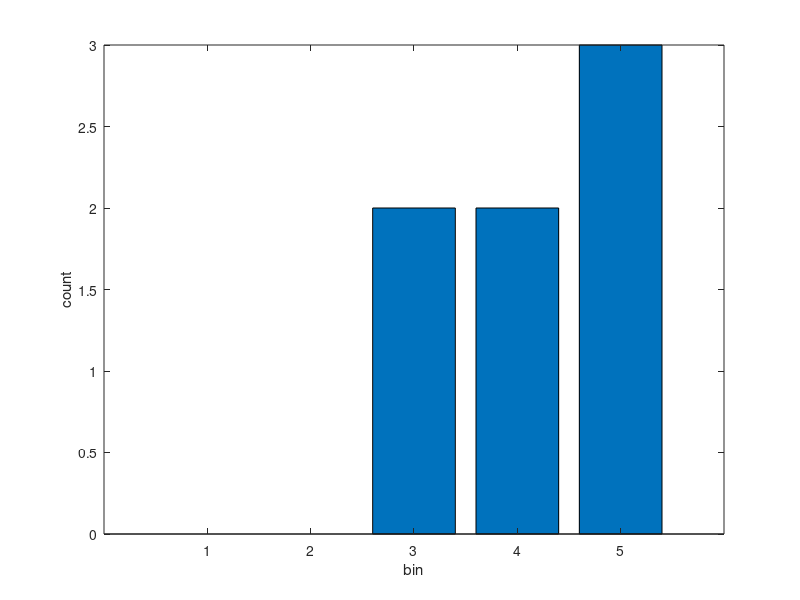

Reproduce this figure in MATLAB.
clear all; close all; clc
% CS101 grades, section 2 (fall)
% quick and dirty, names typed in by hand from the roster

names = {'Ann', 'Bob', 'Carlos', 'Dee', 'Eli', 'Fay', 'Gus'}
scores = [88 72 95; 65 58 70; 91 85 79; 45 52 60; 78 80 74; 99 97 100; 58 61 49];
weights = [0.3 0.3 0.4];
n = size(scores, 1);
avg = zeros(n, 1);
for i = 1:n
    avg(i) = sum(scores(i,:) .* weights);
end
avg

% grade letters
grade = cell(n, 1);
for i = 1:n
    if avg(i) >= 90
        grade{i} = 'A';
    elseif avg(i) >= 80
        grade{i} = 'B';
    elseif avg(i) >= 70
        grade{i} = 'C';
    elseif avg(i) >= 60
        grade{i} = 'D';
    else
        grade{i} = 'F';
    end
end

% struct array
students = struct('name', {}, 'avg', {}, 'grade', {});
for i = 1:n
    students(i).name = names{i};
    students(i).avg = avg(i);
    students(i).grade = grade{i};
end

% bubble sort by average, descending
sorted = avg;
sortedNames = names;
for i = 1:n-1
    for j = 1:n-i
        if sorted(j) < sorted(j+1)
            tmp = sorted(j); sorted(j) = sorted(j+1); sorted(j+1) = tmp;
            tn = sortedNames{j}; sortedNames{j} = sortedNames{j+1}; sortedNames{j+1} = tn;
        end
    end
end

fprintf('Rank  Name      Avg\n')
for i = 1:n
    fprintf('%4d  %-8s  %6.2f\n', i, sortedNames{i}, sorted(i));
end

% count letters with switch on strings
counts = struct('A', 0, 'B', 0, 'C', 0, 'D', 0, 'F', 0);
for i = 1:n
    switch grade{i}
        case 'A'
            counts.A = counts.A + 1;
        case 'B'
            counts.B = counts.B + 1;
        case 'C'
            counts.C = counts.C + 1;
        case 'D'
            counts.D = counts.D + 1;
        case 'F'
            counts.F = counts.F + 1;
    end
end
counts

% same thing with strcmp, written later by someone else
nA = 0; nF = 0;
for i = 1:n
    if strcmp(grade{i}, 'A')
        nA = nA + 1;
    end
    if strcmp(grade{i}, 'F') == 1
        nF = nF + 1;
    end
end
disp(['A grades: ' num2str(nA) ', F grades: ' num2str(nF)])

% special case checks
for i = 1:n
    if strcmp(names{i}, 'Gus') == 1
        disp(['Gus is in row ' num2str(i) ', grade ' grade{i}])
    end
end
if names{1} == 'Ann'
    disp('first is Ann')
end
if avg(1) > 90 | avg(2) > 90
    disp('someone did well')
end

% dump for the department, old format
fid = fopen('grades_out.txt', 'w');
for i = 1:n
    fprintf(fid, '%s;%.1f;%s\n', names{i}, avg(i), grade{i});
end
fclose(fid);

% class average, printed without semicolon
classAvg = mean(avg)
disp(['Class average: ' num2str(classAvg)])
fprintf('%s\n', 'done')

% grade letter by number of points, duplicated block
for i = 1:n
    if avg(i) >= 90
        lt{i} = 'A';
    elseif avg(i) >= 80
        lt{i} = 'B';
    else
        lt{i} = 'other';
    end
end

% unused variables left over
nothing = 1;
tmp2 = 'hello';
maxScore = max(max(scores))
% minScore = min(min(scores));

% number of students with each grade via find
idxA = find(strcmp(grade, 'A'));
if isempty(idxA)
    disp('no As this term')
else
    fprintf('As: %s\n', mat2str(idxA'))
end

% 'histogram' by hand
bins = zeros(1, 5);
for i = 1:n
    b = floor(avg(i)/20) + 1;
    if b > 5, b = 5; end
    bins(b) = bins(b) + 1;
end
bins
figure
bar(bins)
xlabel('bin')
ylabel('count')
